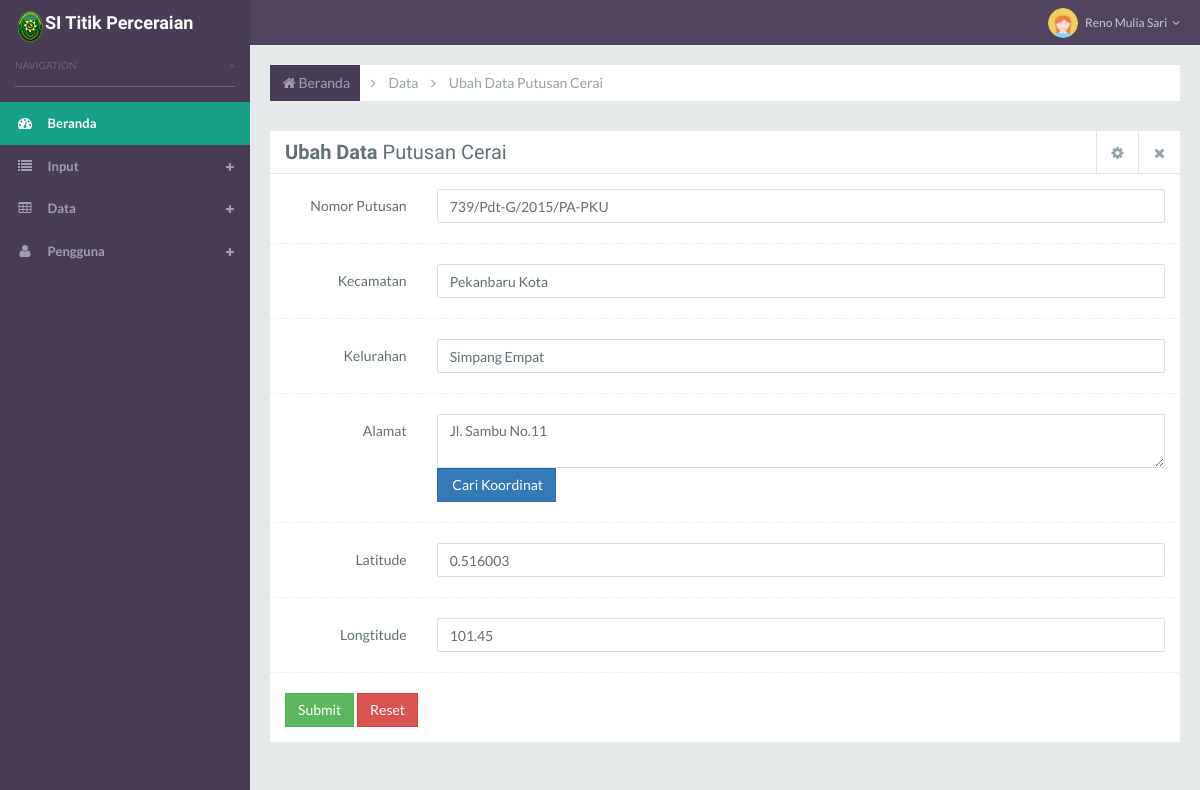
The app's page /edit-new.php?id=8 (signed in) with its own data.
### tables this page shows
CREATE TABLE IF NOT EXISTS `data_cerai` (
  `id` int(11) NOT NULL,
  `np` varchar(100) NOT NULL,
  `kec` text NOT NULL,
  `kel` varchar(15) NOT NULL,
  `alamat` varchar(50) NOT NULL,
  `lat` float DEFAULT NULL,
  `lng` float DEFAULT NULL
);

### edit-new.php (the view, shortened to what this page needs)
<?php
include('header.php');
$query = "SELECT * FROM data_cerai WHERE id = '$_GET[id]'";
$result = mysql_query($query);
$data = mysql_fetch_assoc($result);
?>
            <section id="content">
                <div class="page page-forms-common">
                    <div class="pageheader">
                        <div class="page-bar">
                            <ul class="page-breadcrumb">
                                <li>
                                    <a href="index.html"><i class="fa fa-home"></i> Beranda</a>
                                </li>
                                <li>
                                    <a href="#">Data</a>
                                </li>
                                <li>
                                    <a href="#">Ubah Data Putusan Cerai</a>
                                </li>
                            </ul>
                        </div>
                    </div>
                    <div class="row">
                        <div class="col-md-12">
                            <section class="tile">
                                <div class="tile-header dvd dvd-btm">
                                    <h1 class="custom-font"><strong>Ubah Data</strong> Putusan Cerai</h1>
                                    <ul class="controls">
                                        <li class="dropdown">
                                            <a role="button" tabindex="0" class="dropdown-toggle settings" data-toggle="dropdown">
                                                <i class="fa fa-cog"></i>
                                            </a>
                                        </li>
                                        <li class="remove"><a role="button" tabindex="0" class="tile-close"><i class="fa fa-times"></i></a></li>
                                    </ul>
                                </div>
     <div class="tile-body">
     <form method="POST" class="form-horizontal" name="form1" role="form" id="form1" action="edit-new-proses.php">
      <div class="form-group">
       <label class="col-sm-2 control-label">Nomor Putusan</label>
       <div class="col-sm-10">
           <input type="text" name="np" class="form-control" placeholder="No Putusan" value="<?= $data['np'] ?>"required>
       </div>
      </div>
      <hr class="line-dashed line-full" />
      <div class="form-group">
          <label class="col-sm-2 control-label">Kecamatan</label>
          <div class="col-sm-10">
              <input type="text" id="addr_kec" name="kec" class="form-control" placeholder="Kecamatan" value="<?= $data['kec'] ?>"required>
          </div>
      </div>
      <hr class="line-dashed line-full" />
      <div class="form-group">
          <label class="col-sm-2 control-label">Kelurahan</label>
          <div class="col-sm-10">
              <input type="text" id="addr_kel" name="kel" class="form-control" placeholder="Kelurahan" value="<?= $data['kel'] ?>"required>
          </div>
      </div>
      <hr class="line-dashed line-full" />
      <div class="form-group">
          <label class="col-sm-2 control-label">Alamat</label>
          <div class="col-sm-10">
              <textarea id="alamat" name="alamat" class="form-control" placeholder="Alamat" required><?= $data['alamat'] ?></textarea>
                <button id="geocodeit" type="button" class="btn btn-primary"><span class="fa fa-map"></span> Cari Koordinat</button>
          </div>
      </div>
      <hr class="line-dashed line-full" />
      <div class="form-group">
          <label class="col-sm-2 control-label">Latitude</label>
          <div class="col-sm-10">
              <input id="lat" value="<?= $data['lat'] ?>" type="text" name="lat" class="form-control" placeholder="Latitude">
          </div>
      </div>
      <hr class="line-dashed line-full"/>
      <div class="form-group">
          <label class="col-sm-2 control-label">Longtitude</label>
          <div class="col-sm-10">
              <input id="lng" value="<?= $data['lng'] ?>" type="text" name="lng" class="form-control" placeholder="Longtitude">
          </div>
      </div>
      <hr class="line-dashed line-full" />
         <button type="submit" class="btn btn-success" id="form1Submit" >Submit</button>
         <button type="reset" class="btn btn-danger"> Reset</button>
     </div>
     </div>
 </section>
                        </div>
<?php
include('footer.php');

### records on screen
data_cerai: np "739/Pdt-G/2015/PA-PKU", kec "Pekanbaru Kota", kel "Simpang Empat", alamat "Jl. Sambu No.11", lat "0.516003", lng "101.45"
